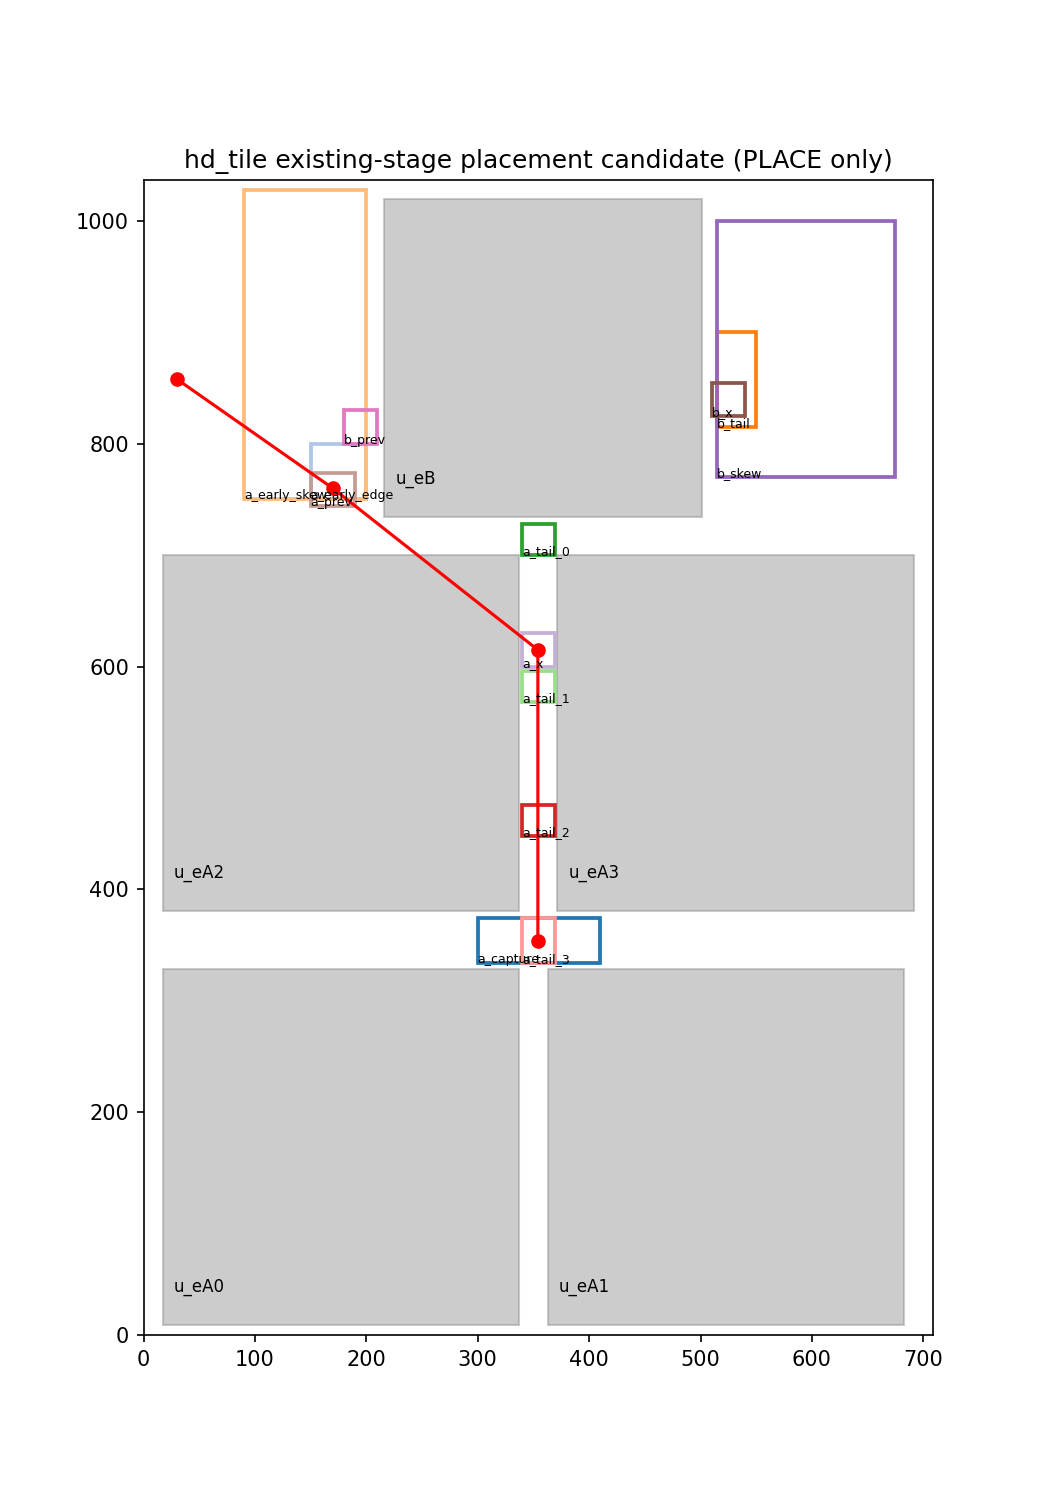

The script that saved this image:
import json,re,sys
from pathlib import Path
sys.path.insert(0,'/home/ubuntu/OpenTallas/tools/autopilot');import geom_rules as G
p=Path(__file__).parent;D=G.Design(p/'tile_geom.tsv');pred=json.load(open(p/'xpredecessors.json'))['predecessors']
groups={};rects={
 'a_capture':[300,334,410,374], 'a_early_edge':[150,750,200,800], 'b_tail':[515,815,550,900], 'a_early_skew':[90,750,200,1028],
 'a_tail_0':[340,700,369,728], 'a_tail_1':[340,568,369,596], 'a_tail_2':[340,448,369,476], 'a_tail_3':[340,334,369,374],
 'b_skew':[515,770,675,1000], 'a_x':[340,600,369,630], 'b_x':[510,825,540,855],
 'a_prev':[150,744,190,774], 'b_prev':[180,800,210,830]}
for c in D.cells.values():
 if c[0]!='S':continue
 name=c[6];n=name.replace('\\','');key=None
 if '.g_a[' in n and ('.u_ad1/' in n or '.u_av1/' in n):key='a_capture'
 m=re.search(r'\.g_sk\[(\d+)\]\.u_([ab])\..*line\[(\d+)\]',n)
 if m:
  j,ab,idx=m.groups();depth=11*(int(j)%8);stage=int(idx)//16
  key=('b_tail' if stage==depth-1 else 'b_skew') if ab=='b' else 'a_early_edge' if stage in (0,depth-5) else 'a_early_skew' if stage<depth-4 else 'a_tail_'+str(stage-(depth-4))
 if '.u_b.u_x.genblk' in n:
  idx=int(re.search(r'line\[(\d+)\]',n)[1]);key='a_x' if idx%512>=256 else'b_x'
 if name in pred:key='a_prev' if pred[name]=='A' else'b_prev'
 if key:groups.setdefault(key,[]).append(name)
# Keep every planned instance bit; Tcl reads exact actual OpenDB names (JSON preserves backslashes).
(p/'tile_groups.json').write_text(json.dumps({'rects':rects,'groups':groups},indent=1)+'\n')
lines=['# PLACE-only HEAD non-plan trial, no RTL/latency/macros/pins changed.','set cland_fh [open $::env(RESULTS_DIR)/ot_face_flops.txt a]']
for key,names in groups.items():
 rect=' '.join(map(str,rects[key]));lines+=['set cland_cursor {}']
 for name in sorted(names):
  safe=name.replace('}','\\}')
  lines += [f'set ti [$ff_blk findInst {{{safe}}}]',f'if {{$ti eq "NULL"}} {{ error "TILEHOP missing exact instance" }}',f'cland_put $ti {{{rect}}} tilehop:{key} 0.6 1']
 lines += [f'puts "TILEHOP {key} placed {len(names)}"']
lines += ['close $cland_fh']
(p/'tile_hop.tcl').write_text('\n'.join(lines)+'\n')
print({k:len(v) for k,v in groups.items()})
import matplotlib.pyplot as plt
from matplotlib.patches import Rectangle
fig,ax=plt.subplots(figsize=(7,10));ax.set(xlim=(0,708.48),ylim=(0,1036.8),aspect='equal',title='hd_tile existing-stage placement candidate (PLACE only)')
for c in D.cells.values():
 if c[0]=='M':ax.add_patch(Rectangle((c[2],c[3]),c[4]-c[2],c[5]-c[3],color='gray',alpha=.4));ax.text(c[2]+10,c[3]+30,c[6].split('.')[-1],fontsize=8)
for i,(k,r) in enumerate(rects.items()):
 ax.add_patch(Rectangle((r[0],r[1]),r[2]-r[0],r[3]-r[1],fill=False,color=plt.cm.tab20(i),linewidth=1.8));ax.text(r[0],r[1],k,fontsize=6)
ax.plot([30,170,354,354],[858,760,615,354],color='red',marker='o');fig.savefig(p/'tile_candidate.png',dpi=150)
